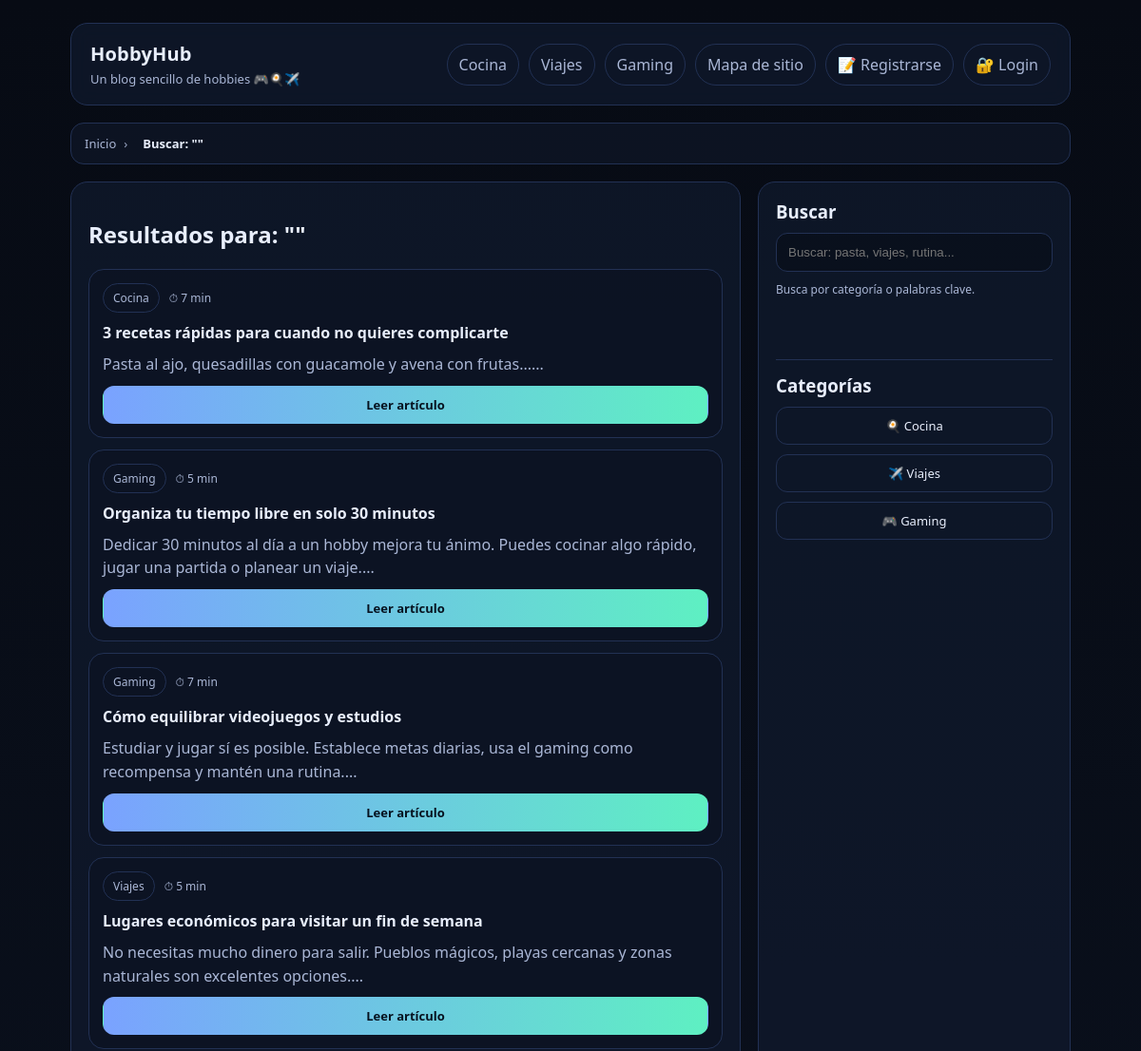
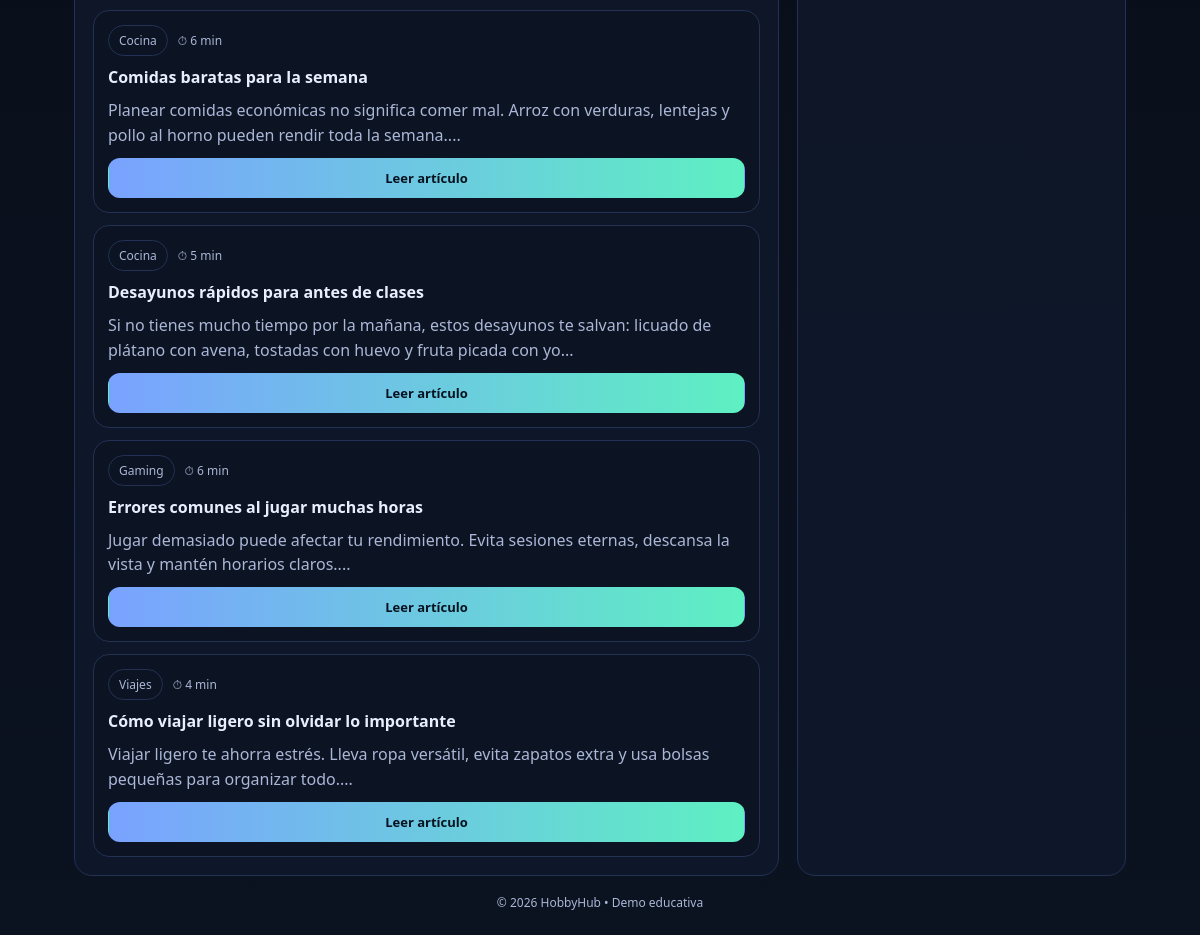
Screenshot of /pages/search.php with the database file from the repository (2 pictures, top to bottom).
### tables this page shows
CREATE TABLE IF NOT EXISTS posts (
  id INT AUTO_INCREMENT PRIMARY KEY,
  title VARCHAR(255) NOT NULL,
  content LONGTEXT NOT NULL,
  category ENUM('cocina','viajes','gaming') NOT NULL,
  read_time INT,
  created_at DATE,
  tags VARCHAR(255),
  INDEX idx_category (category),
  INDEX idx_created_at (created_at),
  FULLTEXT INDEX ft_title_content (title, content)
);

### src/pages/search.php (the view, shortened to what this page needs)
<?php
require_once "../config/database.php";
require_once "../includes/header.php";
$breadcrumbs = [
  ['label' => 'Inicio', 'url' => '/index.php'],
  ['label' => 'Buscar'],
];
$q = trim($_GET['q'] ?? '');
$breadcrumbs[1]['label'] = 'Buscar: "' . $q . '"';
$search = "%{$q}%";
$stmt = $pdo->prepare("
  SELECT * FROM posts
  WHERE title LIKE :q1
     OR content LIKE :q2
     OR tags LIKE :q3
     OR category LIKE :q4
  ORDER BY created_at DESC
");
$stmt->execute([
  ':q1' => $search,
  ':q2' => $search,
  ':q3' => $search,
  ':q4' => $search
]);
$posts = $stmt->fetchAll();
?>
<?php require_once "../includes/breadcrumbs.php"; ?>
<main>
  <section class="card">
    <h2>Resultados para: "<?= htmlspecialchars($q) ?>"</h2>
    <?php foreach ($posts as $post): ?>
      <article class="post">
        <div class="meta">
          <span class="badge"><?= ucfirst($post['category']) ?></span>
          <span>⏱ <?= $post['read_time'] ?> min</span>
        </div>
        <h3><?= htmlspecialchars($post['title']) ?></h3>
        <p><?= substr($post['content'], 0, 140) ?>...</p>
        <a class="btn primary"
           href="/pages/post.php?id=<?= $post['id'] ?>">
           Leer artículo
        </a>
      </article>
    <?php endforeach; ?>
  </section>
  <?php include "../includes/sidebar.php"; ?>
</main>
<?php require_once "../includes/footer.php"; ?>

### src/includes/header.php (shortened to what this page needs)
<?php
$uri = $_SERVER['REQUEST_URI'];
$pos = strpos($uri, '/src/');
$BASE = ($pos !== false) ? substr($uri, 0, $pos) . '/src' : '';
?>
<!DOCTYPE html>
<html lang="es">
<head>
  <link rel="stylesheet" href="<?= $BASE ?>/public/css/style.css">
</head>
<body>
<div class="wrap">
<header>
  <a href="<?= $BASE ?>/" style="text-decoration: none">
    <div class="brand">
      <h1>HobbyHub</h1>
      <p>Un blog sencillo de hobbies 🎮🍳✈️</p>
    </div>
  </a>
  <nav class="top">
    <a class="pill" href="<?= $BASE ?>/pages/category.php?cat=cocina">Cocina</a>
    <a class="pill" href="<?= $BASE ?>/pages/category.php?cat=viajes">Viajes</a>
    <a class="pill" href="<?= $BASE ?>/pages/category.php?cat=gaming">Gaming</a>
    <a class="pill" href="<?= $BASE ?>/sitemap-tree.php">Mapa de sitio</a>
    <?php if (!isset($_SESSION['admin'])): ?>
      <a class="pill" href="<?= $BASE ?>/admin/register.php">📝 Registrarse</a>
      <a class="pill" href="<?= $BASE ?>/admin/login.php">🔐 Login</a>
    <?php else: ?>
      <a class="pill" href="<?= $BASE ?>/admin/dashboard.php">🛠 Admin</a>
      <a class="pill" href="<?= $BASE ?>/admin/logout.php">🚪 Logout</a>
    <?php endif; ?>
  </nav>
</header>

### src/includes/breadcrumbs.php
<?php if (!empty($breadcrumbs)): ?>
<nav class="breadcrumbs" aria-label="Migas de pan">
  <ol>
    <?php foreach ($breadcrumbs as $index => $crumb): ?>
      <li>
        <?php if (isset($crumb['url']) && $index !== array_key_last($breadcrumbs)): ?>
          <a href="<?= $crumb['url'] ?>">
            <?= htmlspecialchars($crumb['label']) ?>
          </a>
        <?php else: ?>
          <span aria-current="page">
            <?= htmlspecialchars($crumb['label']) ?>
          </span>
        <?php endif; ?>
      </li>
    <?php endforeach; ?>
  </ol>
</nav>
<?php endif; ?>

### src/includes/sidebar.php (shortened to what this page needs)
<?php
$currentQ = $_GET['q'] ?? '';
?>
<aside class="card">
  <h3 style="margin:0;">Buscar</h3>
  <div class="searchWrap" aria-label="Buscador">
    <form action="/pages/search.php" method="GET" id="searchForm">
      <input
        id="searchInput"
        class="input"
        type="search"
        name="q"
        placeholder="Buscar: pasta, viajes, rutina..."
        required
        minlength="2"
        autocomplete="off"
        value="<?= htmlspecialchars($currentQ) ?>"
      >
    </form>
    <p class="hint">
      Busca por categoría o palabras clave.
    </p>
  </div>
  <div class="sep"></div>
  <h3 style="margin:0;">Categorías</h3>
  <div class="list">
    <a class="btn" href="/pages/category.php?cat=cocina">🍳 Cocina</a>
    <a class="btn" href="/pages/category.php?cat=viajes">✈️ Viajes</a>
    <a class="btn" href="/pages/category.php?cat=gaming">🎮 Gaming</a>
  </div>
</aside>

### src/includes/footer.php
<footer>
  © 2026 HobbyHub • Demo educativa
</footer>
</div>
</body>
</html>

### src/public/css/style.css (style rules this page uses)
:root { --bg:#0b1220; --card:#111b2e; --text:#e8eefc; --muted:#aab7d6; --line:#223154; --accent:#7aa2ff; --accent2:#5ef0c2; }
* { box-sizing:border-box }
html { scroll-behavior:smooth; }
body { margin:0; font-family: system-ui, -apple-system, Segoe UI, Roboto, Arial, sans-serif; background: linear-gradient(180deg, #070b14, var(--bg)); color:var(--text); }
a { color:inherit }
.wrap { max-width:1100px; margin:0 auto; padding:24px }
header { display:flex; gap:16px; align-items:center; justify-content:space-between; padding:18px 20px; border:1px solid var(--line); border-radius:18px; background: rgba(17,27,46,.7); backdrop-filter: blur(10px); }
.brand { display:flex; flex-direction:column }
.brand h1 { margin:0; font-size:20px; letter-spacing:.2px }
.brand p { margin:4px 0 0; color:var(--muted); font-size:13px }
nav.top { display:flex; gap:10px; flex-wrap:wrap; }
.pill { display:inline-flex; align-items:center; gap:8px; padding:10px 12px; border:1px solid var(--line); border-radius:999px; text-decoration:none; color:var(--muted); }
.breadcrumbs { margin:18px 0 0; padding:12px 14px; border:1px solid var(--line); background: rgba(17,27,46,.55); border-radius:14px; color:var(--muted); font-size:13px; }
.breadcrumbs ol { list-style:none; padding:0; margin:0; display:flex; flex-wrap:wrap; gap:8px; align-items:center; }
.breadcrumbs li { display:inline-flex; align-items:center; gap:8px }
.breadcrumbs li+li::before { content:"›"; color: var(--muted); opacity:.9; margin-right:8px; }
.breadcrumbs a { text-decoration:none; color: var(--muted); }
.breadcrumbs [aria-current="page"] { color: var(--text); font-weight:600; }
main { display:grid; grid-template-columns: 1.5fr .7fr; gap:18px; margin-top:18px }
.card { border:1px solid var(--line); border-radius:18px; background: rgba(17,27,46,.7); padding:18px; }
.post { display:grid; gap:10px; padding:14px; border:1px solid var(--line); border-radius:16px; background: rgba(11,18,32,.55); margin-top:12px; }
.meta { display:flex; gap:10px; flex-wrap:wrap; align-items:center; color:var(--muted); font-size:12px; }
.badge { border:1px solid var(--line); color:var(--muted); padding:6px 10px; border-radius:999px; }
.post h3 { margin:0; font-size:16px }
.post p { margin:0; color:var(--muted); line-height:1.55 }
.btn { display:inline-flex; align-items:center; justify-content:center; padding:10px 12px; border-radius:12px; border:1px solid var(--line); background: transparent; color: var(--text); text-decoration:none; font-size:13px; }
.btn.primary { border-color: transparent; background: linear-gradient(90deg, var(--accent), var(--accent2)); color:#06121f; font-weight:700; }
.list { display:grid; gap:10px; margin-top:10px }
footer { margin:18px 0 0; color:var(--muted); font-size:12px; text-align:center }
.sep { height:1px; background:var(--line); margin:14px 0 }
.input { width:100%; padding:12px 12px; border-radius:12px; border:1px solid var(--line); background: rgba(7,11,20,.55); color: var(--text); outline:none; }
.searchWrap { display:grid; gap:10px; margin-top:10px }
.hint { font-size:12px; color:var(--muted); margin:0 }

### rows the page displays
posts: category "Cocina", read_time "7", title "3 recetas rápidas para cuando no quieres complicarte", content "Pasta al ajo, quesadillas con guacamole y avena con frutas..."
posts: category "Gaming", read_time "5", title "Organiza tu tiempo libre en solo 30 minutos", content "Dedicar 30 minutos al día a un hobby mejora tu ánimo. Puedes cocinar algo rápido, jugar una partida o planear un viaje."
posts: category "Gaming", read_time "7", title "Cómo equilibrar videojuegos y estudios", content "Estudiar y jugar sí es posible. Establece metas diarias, usa el gaming como recompensa y mantén una rutina."
posts: category "Viajes", read_time "5", title "Lugares económicos para visitar un fin de semana", content "No necesitas mucho dinero para salir. Pueblos mágicos, playas cercanas y zonas naturales son excelentes opciones."
posts: category "Cocina", read_time "6", title "Comidas baratas para la semana", content "Planear comidas económicas no significa comer mal. Arroz con verduras, lentejas y pollo al horno pueden rendir toda la semana."
posts: category "Cocina", read_time "5", title "Desayunos rápidos para antes de clases", content "Si no tienes mucho tiempo por la mañana, estos desayunos te salvan: licuado de plátano con avena, tostadas con huevo y fruta picada con yo"
posts: category "Gaming", read_time "6", title "Errores comunes al jugar muchas horas", content "Jugar demasiado puede afectar tu rendimiento. Evita sesiones eternas, descansa la vista y mantén horarios claros."
posts: category "Viajes", read_time "4", title "Cómo viajar ligero sin olvidar lo importante", content "Viajar ligero te ahorra estrés. Lleva ropa versátil, evita zapatos extra y usa bolsas pequeñas para organizar todo."

### other values shown
$crumb['label'] "Inicio"
$crumb['label'] "Buscar: \"\""
